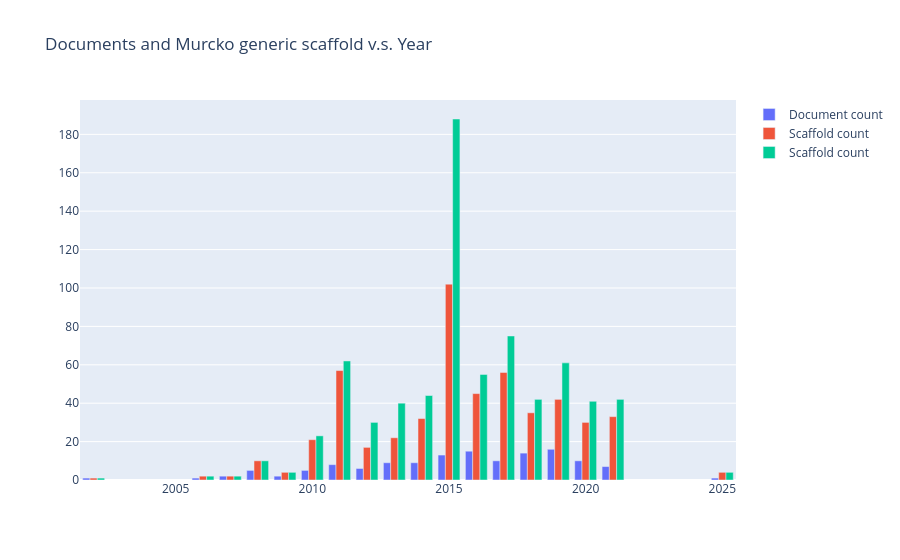

Notebook code for this chart:
### Code cell
import plotly.graph_objects as go
fig = go.Figure()
fig.add_trace(go.Bar(x=dfd.index, y=dfd['unique'], name='Document count'))
fig.add_trace(go.Bar(x=dfg.index, y=dfg['unique'], name='Scaffold count'))
fig.add_trace(go.Bar(x=dfm.index, y=dfm['unique'], name='Scaffold count'))

fig.update_layout(
    title='Documents and Murcko scaffold v.s. Year',
    # showlegend=False, # Legendのon/off
    width=1000,
    # height=700
    barmode='stack',
)
fig.show()

### Figure 1 — Plotly figure (JSON) as saved in the notebook; plotly's stock layout.template omitted (floating-point values rounded to 4 significant figures)
{"data": [{"name": "Document count", "type": "bar", "x": [2002, 2006, 2007, 2008, 2009, 2010, 2011, 2012, 2013, 2014, 2015, 2016, 2017, 2018, 2019, 2020, 2021, 2025], "y": [1, 1, 2, 5, 2, 5, 8, 6, 9, 9, 13, 15, 10, 14, 16, 10, 7, 1]}, {"name": "Scaffold count", "type": "bar", "x": [2002, 2006, 2007, 2008, 2009, 2010, 2011, 2012, 2013, 2014, 2015, 2016, 2017, 2018, 2019, 2020, 2021, 2025], "y": [1, 2, 2, 10, 4, 21, 57, 17, 22, 32, 102, 45, 56, 35, 42, 30, 33, 4]}, {"name": "Scaffold count", "type": "bar", "x": [2002, 2006, 2007, 2008, 2009, 2010, 2011, 2012, 2013, 2014, 2015, 2016, 2017, 2018, 2019, 2020, 2021, 2025], "y": [1, 2, 2, 10, 4, 23, 62, 30, 40, 44, 188, 55, 75, 42, 61, 41, 42, 4]}], "layout": {"autosize": true, "barmode": "group", "title": {"text": "Documents and Murcko generic scaffold v.s. Year"}, "xaxis": {"autorange": true, "range": [2002.0, 2026.0], "type": "linear"}, "yaxis": {"autorange": true, "range": [0, 197.9], "type": "linear"}}}
